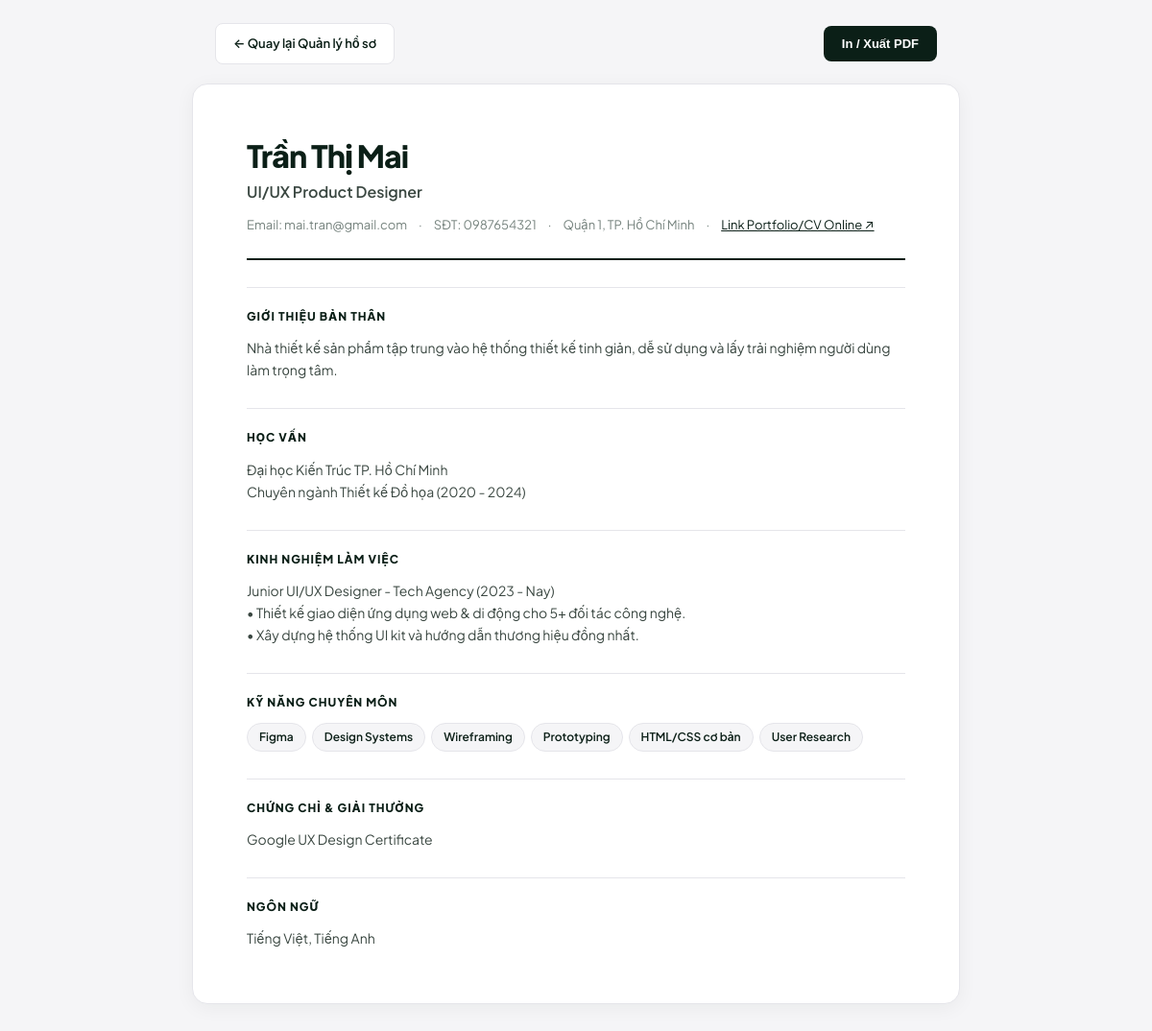
/cv-preview.php?id=2 (signed in), run on an earlier commit of the app's database.
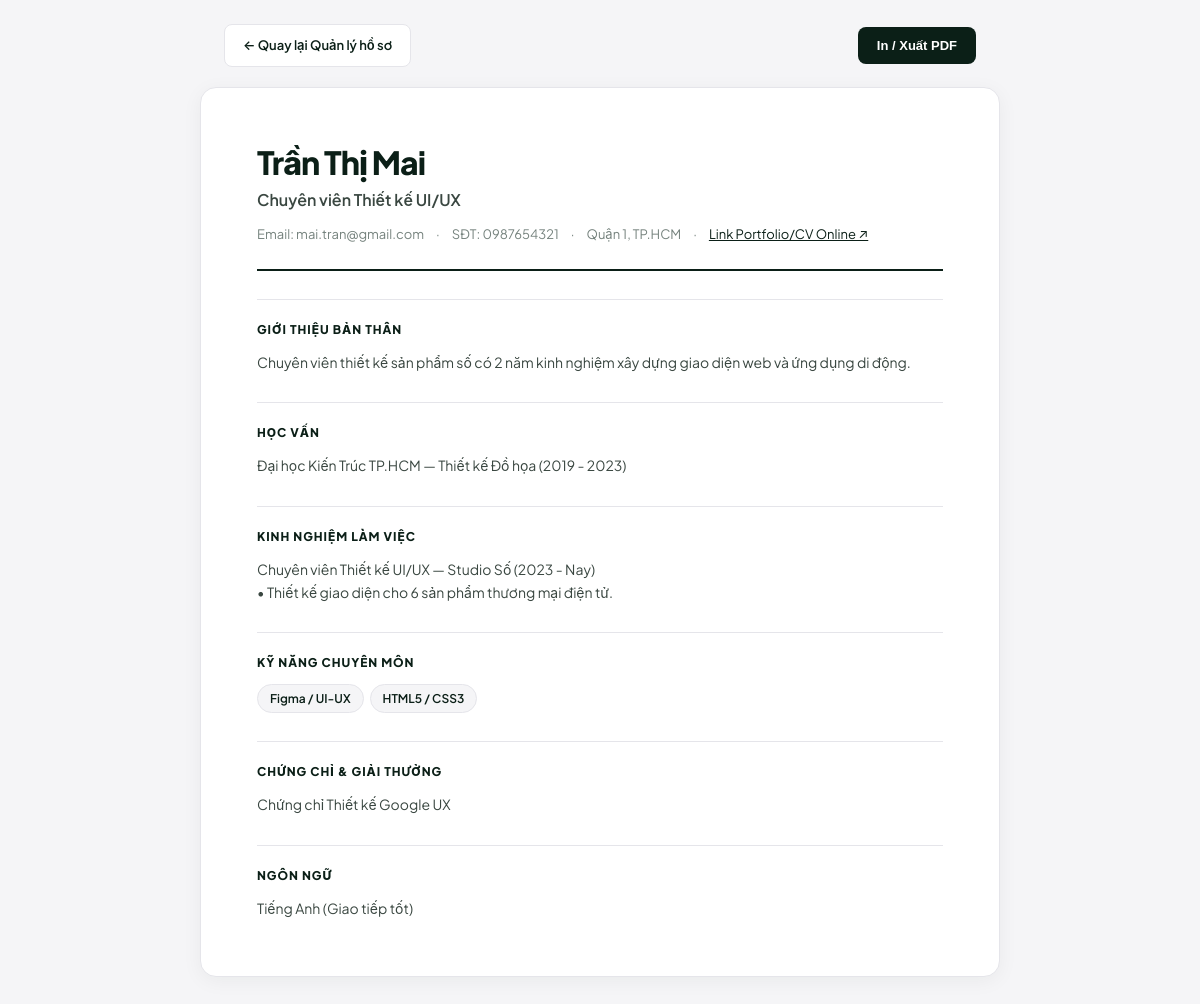
And on a later commit of the database.
### tables this page shows
CREATE TABLE `cvs` (
  `id` INT AUTO_INCREMENT PRIMARY KEY,
  `user_id` INT NOT NULL,
  `title` VARCHAR(150) NOT NULL DEFAULT 'Hồ sơ nghề nghiệp',
  `full_name` VARCHAR(100) NOT NULL,
  `email` VARCHAR(100) NOT NULL,
  `phone` VARCHAR(20) NULL,
  `address` VARCHAR(200) NULL,
  `summary` TEXT NULL,
  `education` TEXT NULL,
  `experience` TEXT NULL,
  `skills` TEXT NULL,
  `certifications` TEXT NULL,
  `languages` VARCHAR(255) NULL,
  `cv_link` VARCHAR(255) NULL,
  `is_default` TINYINT(1) NOT NULL DEFAULT 0,
  `created_at` TIMESTAMP DEFAULT CURRENT_TIMESTAMP,
  `updated_at` TIMESTAMP NULL ON UPDATE CURRENT_TIMESTAMP,
  INDEX (`user_id`),
  CONSTRAINT `fk_cv_user` FOREIGN KEY (`user_id`) REFERENCES `users` (`id`) ON DELETE CASCADE
);

### cv-preview.php (the view, shortened to what this page needs)
<?php
require_once 'config/database.php';
$user_id   = (int)$_SESSION['user_id'];
$user_role = $_SESSION['role'] ?? 'candidate';
$cv_id     = isset($_GET['id']) ? (int)$_GET['id'] : 0;
$back_url = 'my-cvs.php';
$back_label = '← Quay lại danh sách CV';
if ($user_role === 'admin') {
    $back_url = 'admin/applications.php';
    $back_label = '← Quay lại Quản lý hồ sơ';
} elseif ($user_role === 'employer') {
    $back_url = 'employer/applications.php';
    $back_label = '← Quay lại Quản lý hồ sơ';
}
$cv = false;
if ($user_role === 'admin') {
    $stmt = $pdo->prepare("SELECT * FROM cvs WHERE id = ? LIMIT 1");
    $stmt->execute([$cv_id]);
    $cv = $stmt->fetch();
} else {
    $stmt = $pdo->prepare("SELECT * FROM cvs WHERE id = ? AND user_id = ? LIMIT 1");
    $stmt->execute([$cv_id, $user_id]);
    $cv = $stmt->fetch();
}
function cv_section(string $heading, ?string $content, bool $is_skills = false): void {
    echo '<section style="border-top:1px solid #e5e5ea; margin-top:28px; padding-top:20px;">';
    echo '<h2 style="font-size:12px; letter-spacing:0.08em; font-weight:800; text-transform:uppercase; margin-bottom:12px; color:#0b1f17;">' . htmlspecialchars($heading) . '</h2>';
    if ($is_skills) {
        $skills = array_filter(array_map('trim', explode(',', $content)));
        echo '<div style="display:flex; flex-wrap:wrap; gap:6px;">';
        foreach ($skills as $sk) {
            echo '<span style="display:inline-block; background:#f5f5f7; border:1px solid #e5e5ea; border-radius:9999px; padding:4px 12px; font-size:12px; font-weight:600; color:#0b1f17;">' . htmlspecialchars($sk) . '</span>';
        }
        echo '</div>';
    } else {
        echo '<div style="white-space:pre-wrap; font-size:14px; line-height:1.65; color:#3a4741;">' . htmlspecialchars($content) . '</div>';
    }
    echo '</section>';
}
?>
<!DOCTYPE html>
<html lang="vi">
<head>
</head>
<body>
<div class="cv-actions">
    <a href="<?= htmlspecialchars($back_url) ?>" class="btn btn-back"><?= htmlspecialchars($back_label) ?></a>
    <button onclick="window.print()" class="btn btn-print">In / Xuất PDF</button>
</div>
<article class="cv-sheet">
    <header style="border-bottom:2px solid #0b1f17; padding-bottom:24px; margin-bottom:28px;">
        <h1 style="font-size:32px; font-weight:800; letter-spacing:-0.03em; color:#0b1f17; line-height:1.15;">
            <?= htmlspecialchars($cv['full_name']) ?>
        </h1>
        <div style="font-size:16px; font-weight:600; color:#3a4741; margin-top:6px;">
            <?= htmlspecialchars($cv['title']) ?>
        </div>
        <div style="display:flex; flex-wrap:wrap; gap:12px; font-size:13px; color:#76837e; margin-top:12px;">
            <span>Email: <?= htmlspecialchars($cv['email']) ?></span>
            <?php if (!empty($cv['phone'])): ?>
                <span>&middot;</span><span>SĐT: <?= htmlspecialchars($cv['phone']) ?></span>
            <?php endif; ?>
            <?php if (!empty($cv['address'])): ?>
                <span>&middot;</span><span><?= htmlspecialchars($cv['address']) ?></span>
            <?php endif; ?>
            <?php if (!empty($cv['cv_link'])): ?>
                <span>&middot;</span><span><a href="<?= htmlspecialchars($cv['cv_link']) ?>" target="_blank" style="color:#0b1f17; text-decoration:underline;">Link Portfolio/CV Online ↗</a></span>
            <?php endif; ?>
        </div>
    </header>
    <?php cv_section('Giới thiệu bản thân', $cv['summary']); ?>
    <?php cv_section('Kỹ năng chuyên môn', $cv['skills'], true); ?>
</article>
</body>
</html>

What changed in the data, as far as the page shows it:
changed cvs "Trần Thị Mai": title "UI/UX Product Designer" → "Chuyên viên Thiết kế UI/UX"; address "Quận 1, TP. Hồ Chí Minh" → "Quận 1, TP.HCM"; summary "Nhà thiết kế sản phẩm tập trung vào hệ thống thiết kế tinh giản, dễ sử dụng và lấy trải nghiệm người dùng làm trọng tâm. Đại học Kiến Trúc TP. Hồ Chí Minh Chuyên ngành Thiết kế Đồ họa (2020 - 2024) Junior UI/UX Designer - Tech Agency (2023 - Nay) • Thiết kế giao diện ứng dụng web & di động cho 5+ đối tác công nghệ. • Xây dựng hệ thống UI kit và hướng dẫn thương hiệu đồng nhất. Google UX Design Certificate Tiếng Việt, Tiếng Anh" → "Chuyên viên thiết kế sản phẩm số có 2 năm kinh nghiệm xây dựng giao diện web và ứng dụng di động. Đại học Kiến Trúc TP.HCM — Thiết kế Đồ họa (2019 - 2023) Chuyên viên Thiết kế UI/UX — Studio Số (2023 - Nay) • Thiết kế giao diện cho 6 sản phẩm thương mại điện tử. Chứng chỉ Thiết kế Google UX Tiếng Anh (Giao tiếp tốt)"
Also different on the page:
new list line: "Figma / UI-UX"
new list line: "HTML5 / CSS3"
list line gone: "Figma"
list line gone: "Design Systems"
list line gone: "Wireframing"
list line gone: "Prototyping"
list line gone: "HTML/CSS cơ bản"
list line gone: "User Research"
